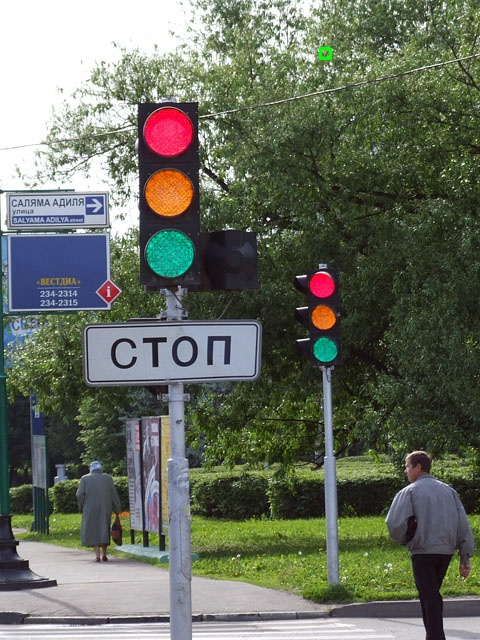
#> input picture develop code/traffic light/test123321.jpg, 480 x 640 px, given in place of 3.mp4, which was not available
$ python main.py
#> lines starting #> are read from the running program, lines starting #| are printed output that depends on the picture; after the words box and inside, x2 and y2 are one past the last pixel; in counts of white or black regions, pixels touching at a corner belong together; pictures that were not available may be replaced by others from this repository, and a replacement may not be noted
import numpy as np
import cv2
import math as m

cap = cv2.VideoCapture('3.mp4')
if not cap.isOpened():
    print("Error opening video")

#Кусок кода для воспроизведения видео по кадрам (начиная с if ret)
while (cap.isOpened()):
    ret, frame = cap.read()
#> frame is the input picture: shape (640, 480, 3); mean B, G, R 96.5, 110.2, 104.3
    # [8 lines of commented-out code are left out]

    cv2.imshow("video_frame", frame)
    kernel = np.ones((3, 3), np.uint8)
    frame_hsv = cv2.cvtColor(frame, cv2.COLOR_BGR2HSV)
#> frame_hsv: shape (640, 480, 3); mean H, S, V 65.6, 73.2, 117.2

    lower_red = np.array([0, 137, 249], dtype="uint8")
    upper_red = np.array([15, 255, 255], dtype="uint8")
    lower_yellow = np.array([17, 165, 130], dtype="uint8")
    upper_yellow = np.array([101, 255, 255], dtype="uint8")
    lower_green = np.array([40, 85, 180], dtype="uint8")
    upper_green = np.array([91, 255, 255], dtype="uint8")

    mask_red = cv2.inRange(frame_hsv, lower_red, upper_red)
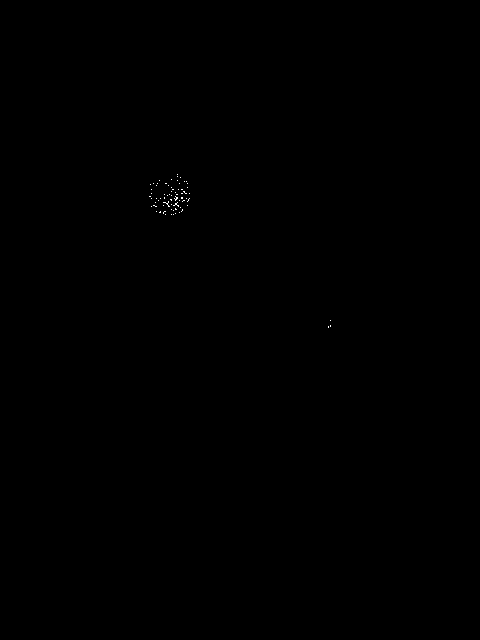
#> mask_red: shape (640, 480); 0.04% white in thin lines or dots, all inside (x1, y1, x2, y2) = (149, 174, 331, 328)
    mask_yellow = cv2.inRange(frame_hsv, lower_yellow, upper_yellow)
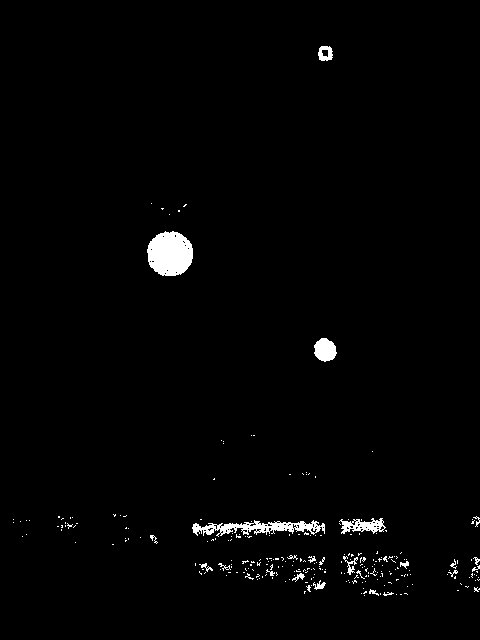
#> mask_yellow: shape (640, 480); 1.6% white; 255 white regions (232 under 20 px), largest, box (x1, y1, x2, y2) and area: (147, 231, 193, 276) 1622, (192, 520, 325, 537) 1030, (314, 338, 337, 362) 408
    mask_green = cv2.inRange(frame_hsv, lower_green, upper_green)
#> mask_green: shape (640, 480); 0.2% white in thin lines or dots, all inside (x1, y1, x2, y2) = (55, 46, 469, 580)

    mask_full = mask_red + mask_yellow + mask_green
    mask_full = cv2.bitwise_and(frame, frame, mask=mask_full)
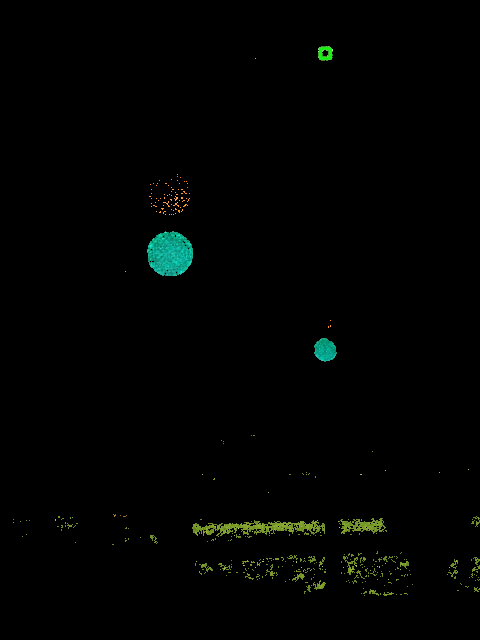
#> mask_full: shape (640, 480, 3); mean B, G, R 1.4, 2.6, 1.3
    # contours, hierarcy = cv2.findContours(red_mask_full, cv2.RETR_EXTERNAL,cv2.CHAIN_APPROX_SIMPLE)
    cv2.imshow("mask_hsv", mask_full)
    # pic_erode = cv2.erode(mask_full, kernel, iterations=1)
    pic3 = cv2.GaussianBlur(mask_full, (13, 13), 4)
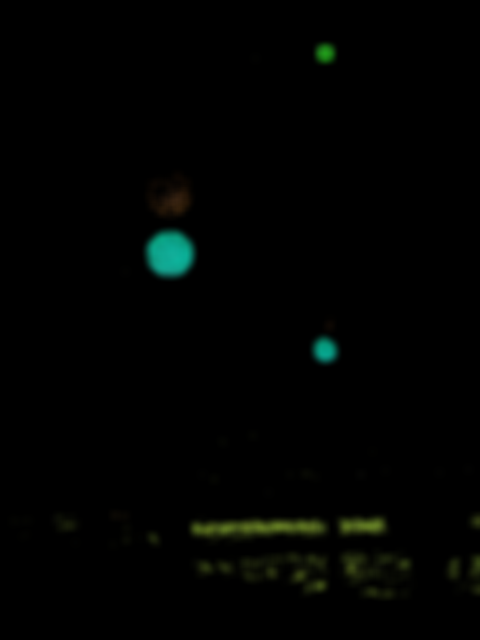
#> pic3: shape (640, 480, 3); mean B, G, R 1.4, 2.6, 1.3
    edges = cv2.Canny(pic3, 130, 85, 7)
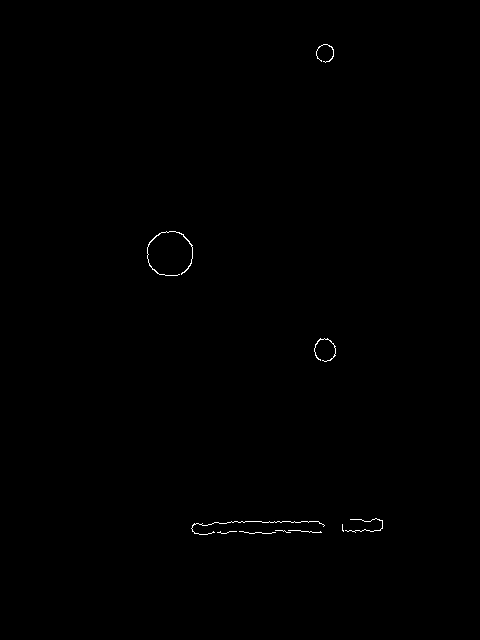
#> edges: shape (640, 480); 0.22% white in thin lines or dots, all inside (x1, y1, x2, y2) = (147, 44, 383, 535)
    pic1 = cv2.dilate(edges, kernel, iterations=4)
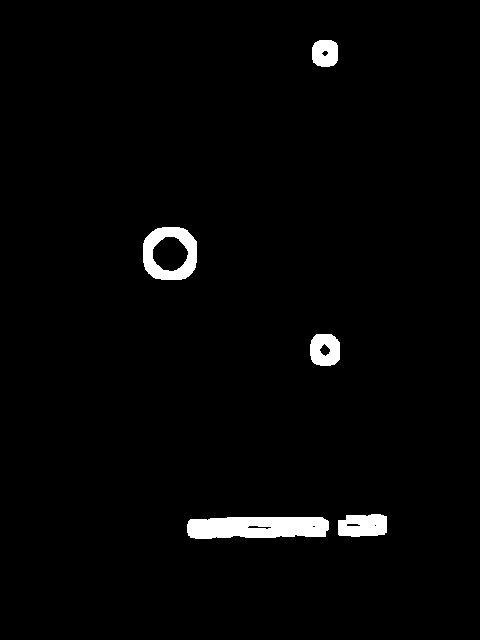
#> pic1: shape (640, 480); 2.2% white; 5 white regions
    cv2.imshow("mask_dilation", pic1)
    a = frame.shape[0]
#> a = 640
    b=frame.shape[1]
#> b = 480
    print([a,b])
#| [640, 480]
    contours, hierarcy = cv2.findContours(pic1, cv2.RETR_EXTERNAL, cv2.CHAIN_APPROX_SIMPLE)
#> contours = 5 contours; box (x1, y1, x2, y2) and area: (187, 517, 329, 539) 2640, (143, 227, 197, 280) 2404, (338, 514, 387, 537) 922, (310, 334, 340, 366) 796, (312, 40, 338, 67) 582
    for i in range(len(contours)):
        (x, y), radius = cv2.minEnclosingCircle(contours[i])
        # print(x,y)
        if x < 400 and y < 500:
            if cv2.contourArea(contours[i]) > 100:
                con = cv2.drawContours(frame, contours, i, [255, 0, 139], 2)
                # cv2.putText(frame,'STOP',(50,90),cv2.FONT_HERSHEY_COMPLEX,3,[0,0,255],5)
                stop = 1
                cv2.imshow('contours2', con)
            else:
                stop = 0
                # cv2.putText(frame,'GO',(50,90),cv2.FONT_HERSHEY_COMPLEX,3,[0,0,255],5)
                cv2.imshow('contours2', frame)
            print(stop)
#> this loop made 5 passes
#> (x, y, radius) on passes 1 to 5: (257.5, 526.5, 70.71), (362, 525, 25.63), (324.7, 349.2, 17.5), (169.6, 253.4, 29.17), (324.6, 52.65, 14.92)
#| 1
#| 1
#| 1
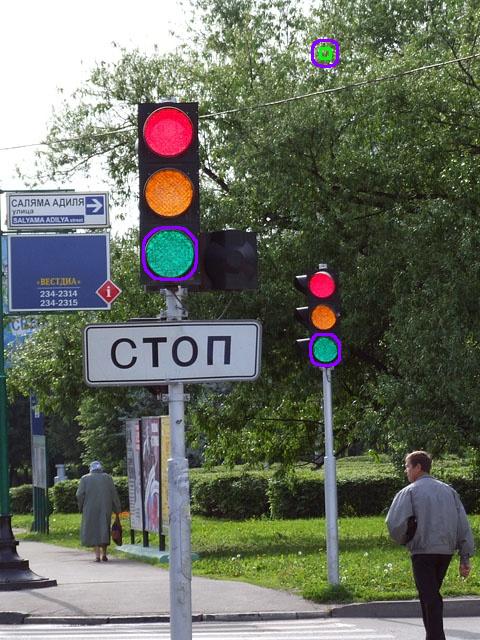
#> frame: shape (640, 480, 3); 0.39% of pixels changed, all inside (x1, y1, x2, y2) = (142, 39, 341, 367)
    if cv2.waitKey(1) & 0xFF == ord('q'):
#> (key q is pressed here)
        break
cap.release()
cv2.destroyAllWindows()


# [260 lines of commented-out code are left out]

$ run again, on develop code/traffic light/Traf1.png
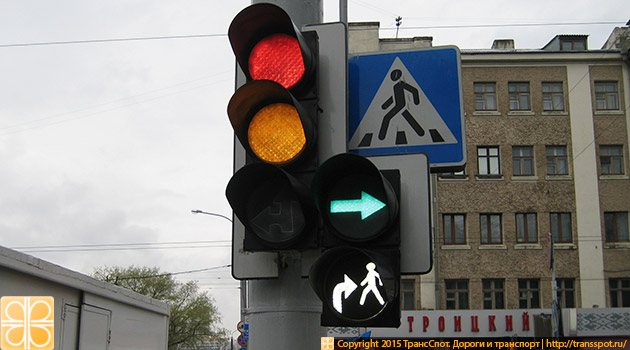
#> input picture develop code/traffic light/Traf1.png, 630 x 350 px, given in place of 3.mp4, which was not available
#> frame is the input picture: shape (350, 630, 3); mean B, G, R 125.8, 129.9, 132.9
#> frame_hsv: shape (350, 630, 3); mean H, S, V 55.5, 40.6, 137.4
#> mask_red: shape (350, 630); 0.02% white in thin lines or dots, all inside (x1, y1, x2, y2) = (255, 56, 305, 139)
#> `mask_yellow = cv2.inRange(frame_hsv, lower_yellow, upper_yellow)`:
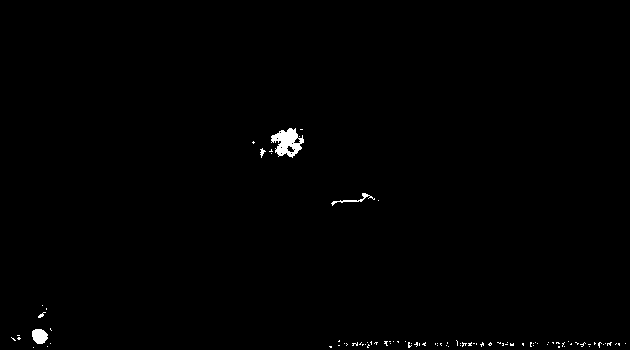
#> mask_yellow: shape (350, 630); 0.56% white; 92 white regions (87 under 20 px), largest, box (x1, y1, x2, y2) and area: (271, 128, 304, 158) 564, (32, 329, 48, 344) 188, (331, 193, 375, 206) 104, (260, 148, 266, 158) 27, (38, 312, 46, 318) 21
#> mask_green: shape (350, 630); 0.18% white; 6 white regions (5 under 20 px), largest, box (x1, y1, x2, y2) and area: (331, 195, 385, 219) 390
#> edges: shape (350, 630); 0.15% white in thin lines or dots, all inside (x1, y1, x2, y2) = (32, 128, 384, 344)
#> pic1: shape (350, 630); 1.4% white; 3 white regions
#| [350, 630]
#> contours = 3 contours; box (x1, y1, x2, y2) and area: (326, 190, 388, 224) 1293, (267, 124, 310, 163) 1231, (28, 325, 51, 348) 438
#> the loop `for i in range(len(contours)):` made 3 passes
#> (x, y, radius) on passes 1 to 3: (39, 335.5, 13.31), (356.5, 203.5, 31.19), (287.4, 141.6, 22.1)
#> (printed output is left out)
#> pass 3, `con = cv2.drawContours(frame, contours, i, [255, 0, 139], 2)`:
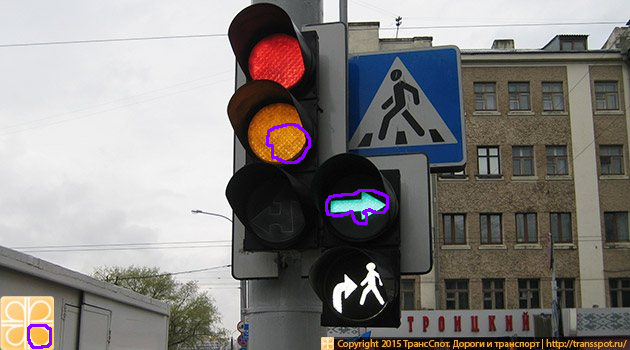
#> con: shape (350, 630, 3); mean B, G, R 127, 129.3, 133.1
